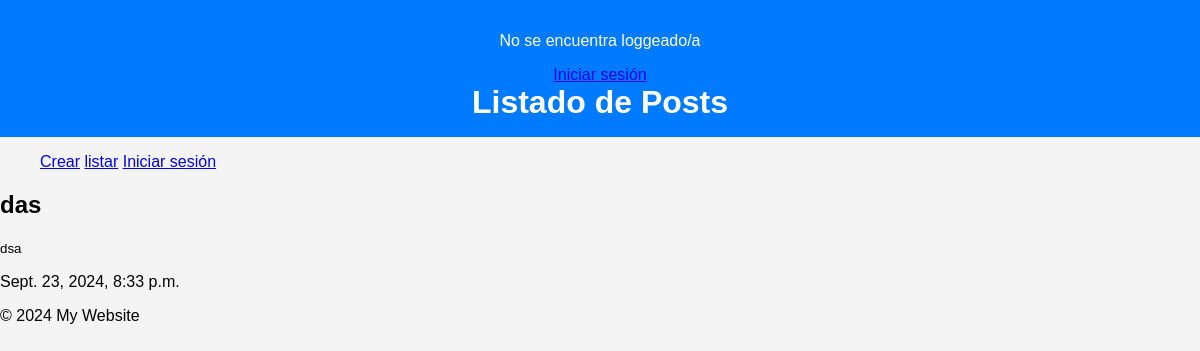
Page /detalle/12 on the committed database.
### post/models.py (models this page shows, shortened)
class Post(models.Model):
    titulo = models.TextField()
    contenido = models.TextField()
    fecha = models.DateTimeField(auto_now_add=True)
    autor = models.ForeignKey(User, on_delete=models.CASCADE)

### post/views.py (the view)
# urls.py: path('detalle/<int:pk>', DetallePost.as_view(), name='detalle_post'),
class DetallePost(DetailView):
    model = Post
    template_name = 'detalle_post.html'

### post/template/detalle_post.html
{% extends 'base.html' %}
{% block header %}
<h1>Listado de Posts</h1>
{% endblock %}
{% block content %}
                <h2>{{ object.titulo}}</h2>
                <p><small>{{ object.contenido }}</small></p>
                <p>̣{{ object.fecha }} </p>
{% endblock %}

### post/static/css/style.css (style rules this page uses)
body { font-family: Arial, sans-serif; background-color: #f4f4f4; margin: 0; padding: 0; }
h1 { margin: 0; }

### rows in the picture
Post: titulo "das", contenido "dsa", fecha "Sept. 23, 2024, 8:33 p.m."
